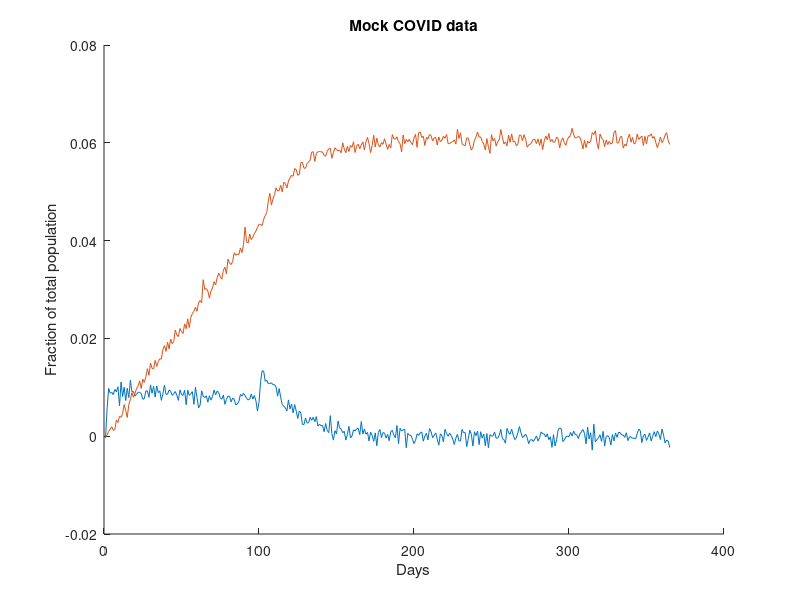

Here is the MATLAB script that generated this plot:
load('COVIDdata.mat');
load('mockdata.mat');

figure;
hold on;
plot(newInfections);
plot(cumulativeDeaths);
hold off;
title("Mock COVID data");
xlabel("Days");
ylabel("Fraction of total population");